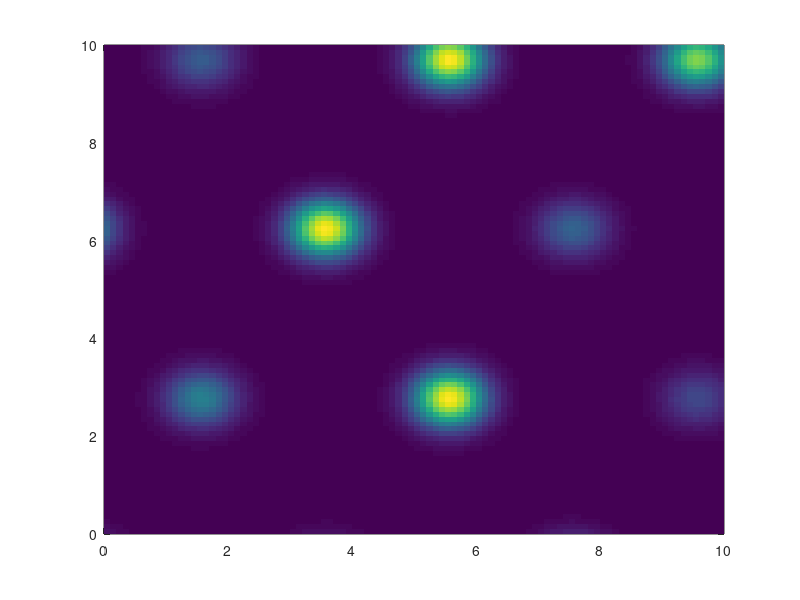

MATLAB code for this plot:
close all
clear all

%%%%%%%%parameter%%
space_size = 10*2;
cycle = 5;
k  =  space_size / cycle;
%%% matrix
T_d = (1/k)*[[1 -(1/sqrt(3))];[0 2/sqrt(3)]];
T_d_i = k*[[1 0.5];[0 sqrt(3)/2]];
offset = T_d_i*[rand;rand];
p_dev = 0.4; 
h_mean = 0.7;
h_dev = 0.6; 

%%% test data
x_s = 0:0.1:10;
y_s = 0:0.1:10;
fir_rate = zeros(length(x_s),length(y_s));
h_val = zeros(2*cycle+2,2*cycle+2);
for x1 = 1:1:length(x_s) 
    for y1 = 1:1:length(y_s)
        x = x_s(x1);
        y = y_s(y1);
        site = [x;y]-offset;
        p_idx = T_d * site;
        p_idx_start = floor(p_idx);
        p_site = p_idx_start;
        min = norm(site - (T_d_i*p_idx_start));
        for i = 0:1 
            for j = 0:1
                cur_s = norm(site - (T_d_i*(p_idx_start + [i;j])));
                if cur_s < min 
                    min = cur_s;
                    p_site = p_idx_start + [i;j];
                end
            end
        end
        p_site = p_site + [cycle+2;cycle+2];
        if h_val(p_site(1),p_site(2)) == 0
            h_val(p_site(1),p_site(2)) = h_mean + h_dev*randn;
            if h_val(p_site(1),p_site(2)) >1 
                h_val(p_site(1),p_site(2)) =1;
            elseif h_val(p_site(1),p_site(2)) <0;
                h_val(p_site(1),p_site(2)) = 0;
            end
        end
        fir_rate(y1,x1) = h_val(p_site(1),p_site(2))*exp(-(min^2)/(2*(p_dev)^2));%
    end
end
h = pcolor(x_s,y_s,fir_rate);
set(h, 'EdgeColor', 'none');